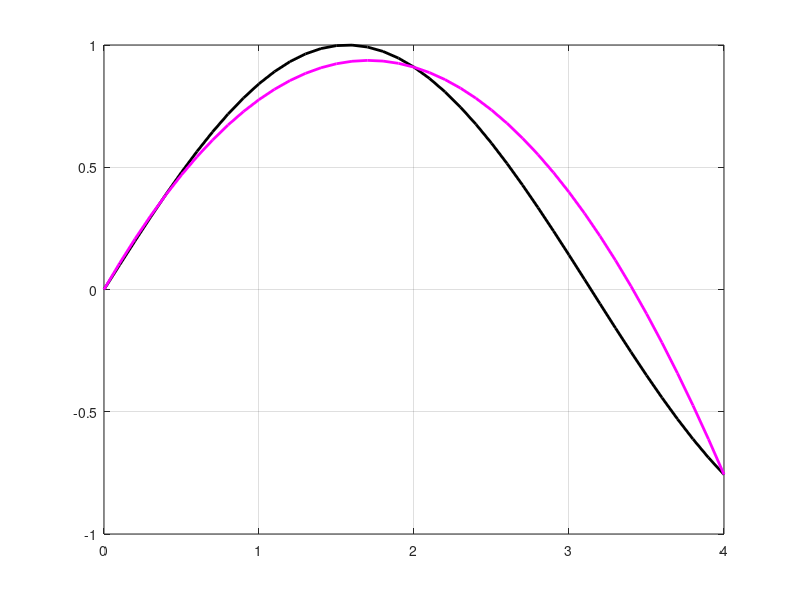

Write the MATLAB code that produced this figure. (Note: this script raises an error after producing the figure.)
%%%Simple Interpolation method
%%%Curve fitting method
%%%Taylor Series - Orders

function lagrangepoly()

clc
clear

x = 0:0.1:4;

y = f(x);

close all

plot(x,y,'k-','LineWidth',2)
hold on
grid on

%%%Sampled Data Points
x0 = 0;
y0 = f(x0);
x1 = 2;
y1 = f(x1);
x2 = 4;
y2 = f(x2);

%%%%Linear Version
%L1 = (x-x1)/(x0-x1)*y0;
%L2 = (x-x0)/(x1-x0)*y1;
%Llinear = L1+L2;

%%%Quadratic Version
L1 = (x-x1).*(x-x2)/((x0-x1)*(x0-x2))*f(x0);
L2 = (x-x0).*(x-x2)/((x1-x0)*(x1-x2))*f(x1);
L3 = (x-x0).*(x-x1)/((x2-x0)*(x2-x1))*f(x2);
Lquad = L1+L2+L3;

%plot(x,L1,'r-','LineWidth',2)
%plot(x,L2,'b-','LineWidth',2)
%plot(x,L3,'g-','LineWidth',2)
plot(x,Lquad,'m-','LineWidth',2)
%legend('Truth','L1','L2','L3','Lquad')

xsamples = [x0 x1 x2 1 3 0.5];
fsamples = f(xsamples);

fxn = Lpoly(x,xsamples,fsamples,5);

plot(x,fxn,'r-','LineWidth',2)

legend('Truth','Lagrange Explicit','Lagrange Computed')

function y = f(x)

y = sin(x);
